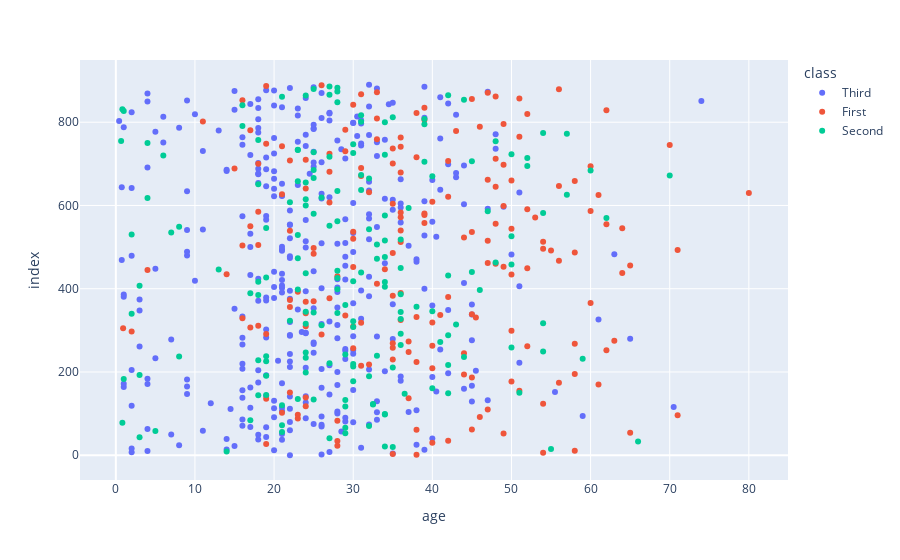

Notebook code cell kept with this figure:
### Code cell
# make scatter plot via plotly
import plotly.express as px
fig = px.scatter(df , x='age' , color='class')
fig.show()

### Figure 1 — Plotly figure (JSON) as saved in the notebook; plotly's stock layout.template omitted (floating-point values rounded to 4 significant figures; data arrays with more than 128 entries replaced by an {"elided": "..."} marker saying what was removed)
{"data": [{"hovertemplate": "class=Third<br>age=%{x}<br>index=%{y}<extra></extra>", "legendgroup": "Third", "marker": {"color": "#636efa", "symbol": "circle"}, "mode": "markers", "name": "Third", "orientation": "h", "showlegend": true, "type": "scatter", "x": {"elided": "491 float values"}, "xaxis": "x", "y": {"elided": "491 int values"}, "yaxis": "y"}, {"hovertemplate": "class=First<br>age=%{x}<br>index=%{y}<extra></extra>", "legendgroup": "First", "marker": {"color": "#EF553B", "symbol": "circle"}, "mode": "markers", "name": "First", "orientation": "h", "showlegend": true, "type": "scatter", "x": {"elided": "216 float values"}, "xaxis": "x", "y": {"elided": "216 int values"}, "yaxis": "y"}, {"hovertemplate": "class=Second<br>age=%{x}<br>index=%{y}<extra></extra>", "legendgroup": "Second", "marker": {"color": "#00cc96", "symbol": "circle"}, "mode": "markers", "name": "Second", "orientation": "h", "showlegend": true, "type": "scatter", "x": {"elided": "184 float values"}, "xaxis": "x", "y": {"elided": "184 int values"}, "yaxis": "y"}], "layout": {"legend": {"title": {"text": "class"}, "tracegroupgap": 0}, "margin": {"t": 60}, "xaxis": {"anchor": "y", "domain": [0, 1], "title": {"text": "age"}}, "yaxis": {"anchor": "x", "domain": [0, 1], "title": {"text": "index"}}}}
